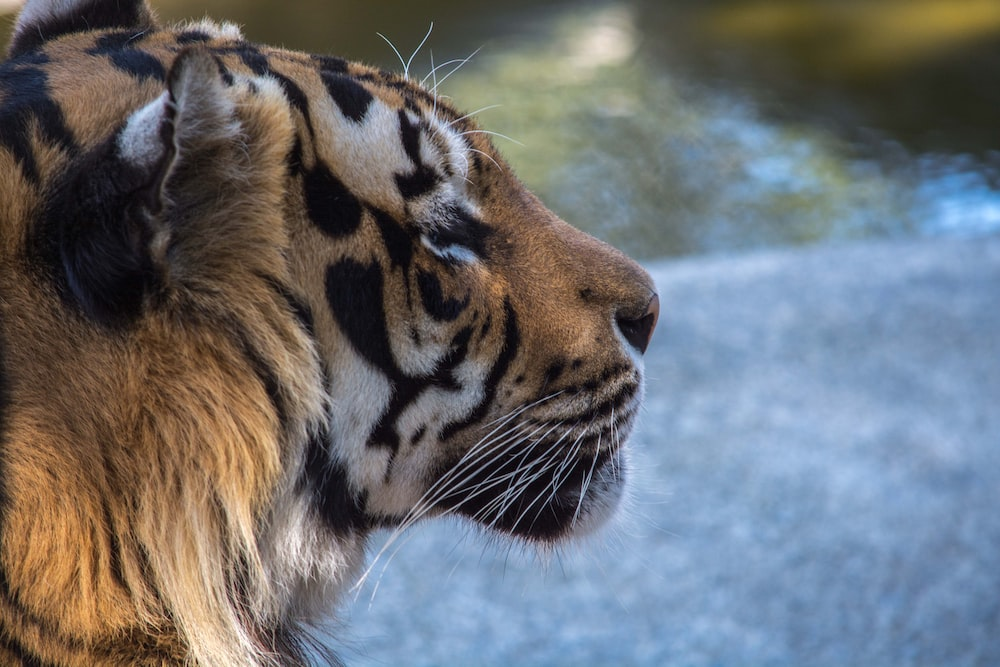
#> input picture data/tiger.jpeg, 1000 x 667 px
$ python img_combine.py
#> lines starting #> are read from the running program, lines starting #| are printed output that depends on the picture; long printed decimals are rounded
import cv2
import numpy as np
import matplotlib.pyplot as plt
from skimage.metrics import structural_similarity as ssim
from skimage.metrics import peak_signal_noise_ratio as psnr


          # [ A8 A7 A6 A5
          #   B5 B6 B7 B8 ]
class img_trans1:
    def __init__(self,rows=600,cols=1000):
        self.rows = rows
        self.cols = cols

        #   img  --> img_bit
    def bit_plane(self,img):
        return [(img & (1 << i)) for i in range(8)]

        #   img1_bit  --> img2_bit
    # [58 lines left out: functions inverte_bit, show_img_and_bit_img, combine_img, trans_picture, rgb_combine_img, rgb_trans_picture, not called in this run]


       # [A8 A7 A6 X
       #  X B6 B7 B8 ]
class img_trans2:
    def __init__(self,rows=600,cols=1000):
        self.rows = rows
        self.cols = cols

        #   img  --> img_bit
    def bit_plane(self,img):
        return [(img & (1 << i)) for i in range(8)]

        #   img1_bit  --> img2_bit
    def inverte_bit(self,img_bit):
        ans = []
        for i in range(7,4,-1):
            ans.append(img_bit[i]/(2**(i-(7-i))))
        ans.append(np.zeros([self.rows,self.cols]))
        ans.append(np.zeros([self.rows,self.cols]))
        for i in range(2,-1,-1):
            ans.append(img_bit[i]*(2**(1+(3-i)*2)))
        ans=np.array(ans).astype('uint8')
        return ans


    def show_img_and_bit_img(self,img ,bit_img):
        plt.subplot(3,3,1)
        plt.imshow(img,'gray')
        plt.title("Origin")
        for i in range(8,0,-1):
            plt.subplot(3,3,10-i)
            plt.imshow(bit_img[i-1],'gray')
            plt.title("Bit = %d"%(i))
        plt.show()


        # img1 + img2 --> img
    def combine_img(self,img1,img2):
        img1 = cv2.resize(img1, (self.cols,self.rows))
        img2 = cv2.resize(img2, (self.cols,self.rows))

        img1_bit = self.bit_plane(img1)
        img2_bit = self.bit_plane(img2)

        inverse_img2 = self.inverte_bit(img2_bit)


        ans = np.sum(img1_bit[5:8],0) + np.sum(inverse_img2[0:3],0)
        return ans.astype("uint8")

        # img1 --> img2
    def trans_picture(self,img):
        bit_img = self.bit_plane(img)
        inverte_img = self.inverte_bit(bit_img)
        return np.sum(inverte_img,0)


    def rgb_combine_img(self,img1,img2):
        r1,g1,b1 = cv2.split(img1)
        r2,g2,b2 = cv2.split(img2)

        r_ans = self.combine_img(r1,r2).astype('uint8')
        g_ans = self.combine_img(g1,g2).astype('uint8')
        b_ans = self.combine_img(b1,b2).astype('uint8')
        return cv2.merge([r_ans,g_ans,b_ans])

    def rgb_trans_picture(self,img):
        r, g, b = cv2.split(img)

        r = self.trans_picture(r).astype('uint8')
        g = self.trans_picture(g).astype('uint8')
        b = self.trans_picture(b).astype('uint8')
        return cv2.merge([r,g,b])


# A8 A7 A6 A5 A4 A3 [B8 B6 B4] [B7 B5 B3]

class img_trans3:
    def __init__(self,rows=600,cols=1000):
        self.rows = rows
        self.cols = cols
    def bit_plane(self,img):
        return np.array([(img & (1 << i)) for i in range(8)])

    # [112 lines left out: functions compress_3to1, decompress_1to3, show_img_and_bit_img, trans_picture, combine_img, rgb_combine_img and 1 more, not called in this run]


# start

if __name__=='__main__':
    rows = 600
    cols = 1000


    # method img_trans1 or img_trans2 or img_trans3
    X = img_trans2(rows,cols)

    # gray combine img
    tiger = cv2.imread('../data/tiger.jpeg', 0)
#> tiger: shape (667, 1000); min 0, max 255, mean 109.8
    flower = cv2.imread('../data/flower.jpg', 0)
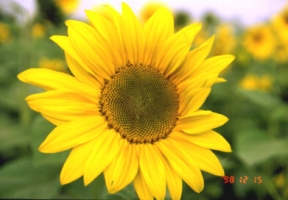
#> input picture data/flower.jpg, 288 x 200 px
#> flower: shape (200, 288); min 19, max 255, mean 151.4

    tiger_bit = X.bit_plane(tiger)
#> tiger_bit = 8 items
    flower_bit = X.bit_plane(flower)
#> flower_bit = 8 items


    tiger = cv2.resize(tiger,(cols,rows))
#> tiger: shape (600, 1000)
    flower = cv2.resize(flower,(cols,rows))
#> flower: shape (600, 1000)

    ans = X.combine_img(tiger,flower)
#> after the loop in inverte_bit, `for i in range(7,4,-1):`: ans = 3 items
#> after the loop in inverte_bit, `for i in range(2,-1,-1):`: ans = 8 items
#> in combine_img, `ans = np.sum(img1_bit[5:8],0) + np.sum(inverse_img2[0:3],0)`: ans: shape (600, 1000) uint64; 62 distinct labels, from 0 to 231
    ans2 = X.trans_picture(ans)
#> in trans_picture, `return np.sum(inverte_img,0)`:
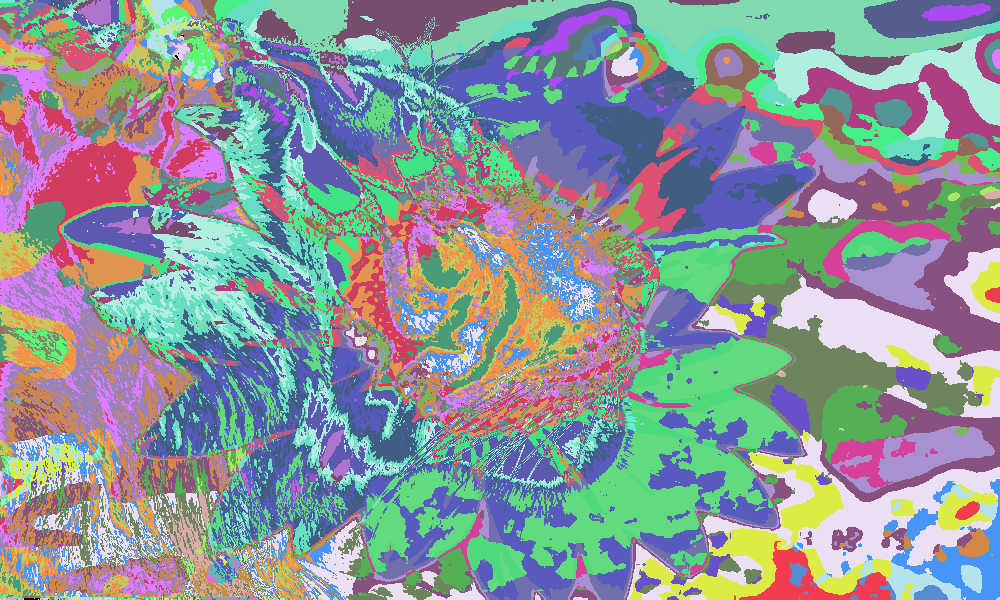
#> returned value: shape (600, 1000) uint64; 62 distinct labels, from 0 to 231; one colour per label, 0 black
    ans1 = X.trans_picture(ans2)

    plt.subplot(2,2,1)
    plt.imshow(tiger,'gray')
    plt.title("origin tiger")

    plt.subplot(2,2,2)
    plt.imshow(flower,'gray')
    plt.title("origin flower")

    plt.subplot(2,2,3)
    plt.imshow(ans1,'gray')
    plt.title("trans tiger")

    plt.subplot(2,2,4)
    plt.imshow(ans2,'gray')
    plt.title("trans flower")
    plt.show()

    # color combine image
    rgb_tiger = cv2.imread('../data/tiger.jpeg')
#> rgb_tiger is the input picture: shape (667, 1000, 3); mean B, G, R 113.7, 110, 107.9
    rgb_flower = cv2.imread('../data/flower.jpg')
#> rgb_flower is the input picture: shape (200, 288, 3); mean B, G, R 45.2, 159.6, 175.5

    rgb_tiger = cv2.cvtColor(rgb_tiger, cv2.COLOR_BGR2RGB)
    rgb_flower = cv2.cvtColor(rgb_flower, cv2.COLOR_BGR2RGB)

    rgb_tiger = cv2.resize(rgb_tiger,(cols,rows))
#> rgb_tiger: shape (600, 1000, 3)
    rgb_flower = cv2.resize(rgb_flower,(cols,rows))
#> rgb_flower: shape (600, 1000, 3)


    rgb_ans = X.rgb_combine_img(rgb_tiger,rgb_flower)
#> in rgb_combine_img, `r2,g2,b2 = cv2.split(img2)`:
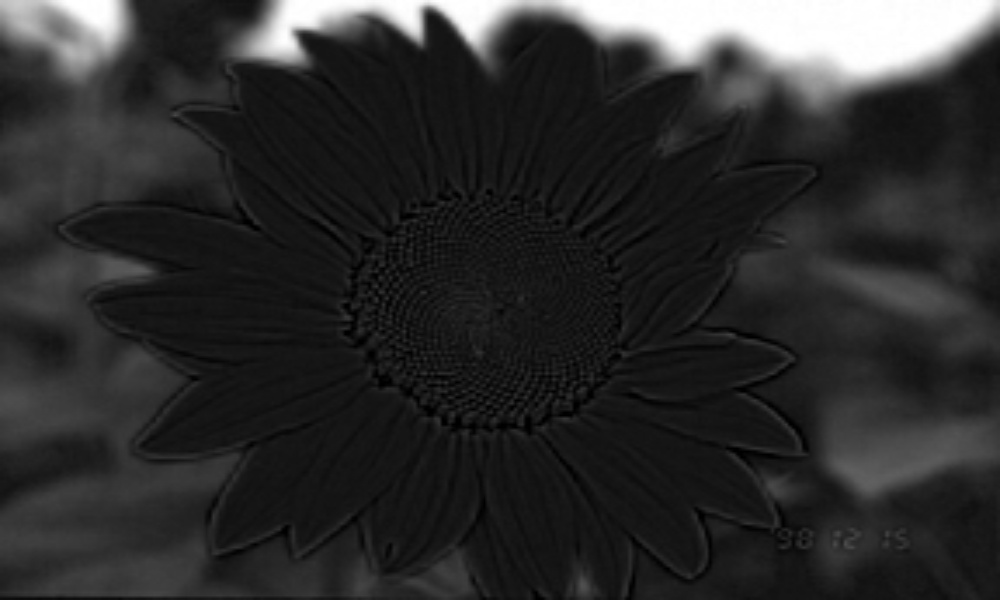
#> b2: shape (600, 1000); min 0, max 255, mean 45.1
#> in combine_img (call 2), `ans = np.sum(img1_bit[5:8],0) + np.sum(inverse_img2[0:3],0)`: ans: shape (600, 1000) uint64; 63 distinct labels, from 0 to 231
#> in combine_img (call 3), `ans = np.sum(img1_bit[5:8],0) + np.sum(inverse_img2[0:3],0)`: ans: shape (600, 1000) uint64; 62 distinct labels, from 0 to 231
#> in combine_img (call 4), `ans = np.sum(img1_bit[5:8],0) + np.sum(inverse_img2[0:3],0)`: ans: shape (600, 1000) uint64; 58 distinct labels, from 0 to 228


    rgb_ans2 = X.rgb_trans_picture(rgb_ans)
#> in trans_picture (call 3), `return np.sum(inverte_img,0)`: returned value: shape (600, 1000) uint64; 63 distinct labels, from 0 to 231
#> in rgb_trans_picture, `r = self.trans_picture(r).astype('uint8')`:
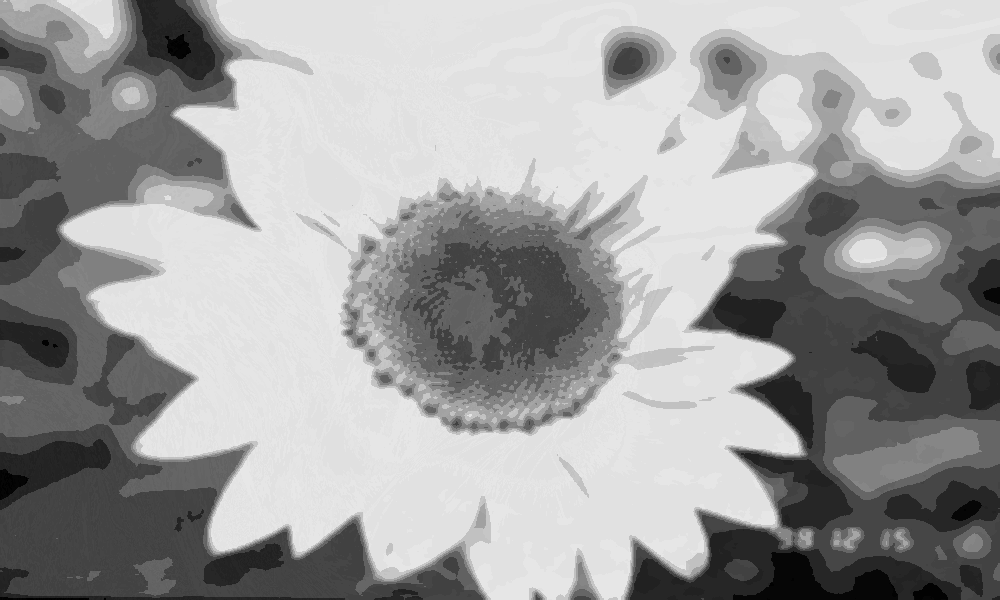
#> r: shape (600, 1000); min 0, max 231, mean 158
#> in trans_picture (call 4), `return np.sum(inverte_img,0)`: returned value: shape (600, 1000) uint64; 62 distinct labels, from 0 to 231
#> in rgb_trans_picture, `g = self.trans_picture(g).astype('uint8')`:
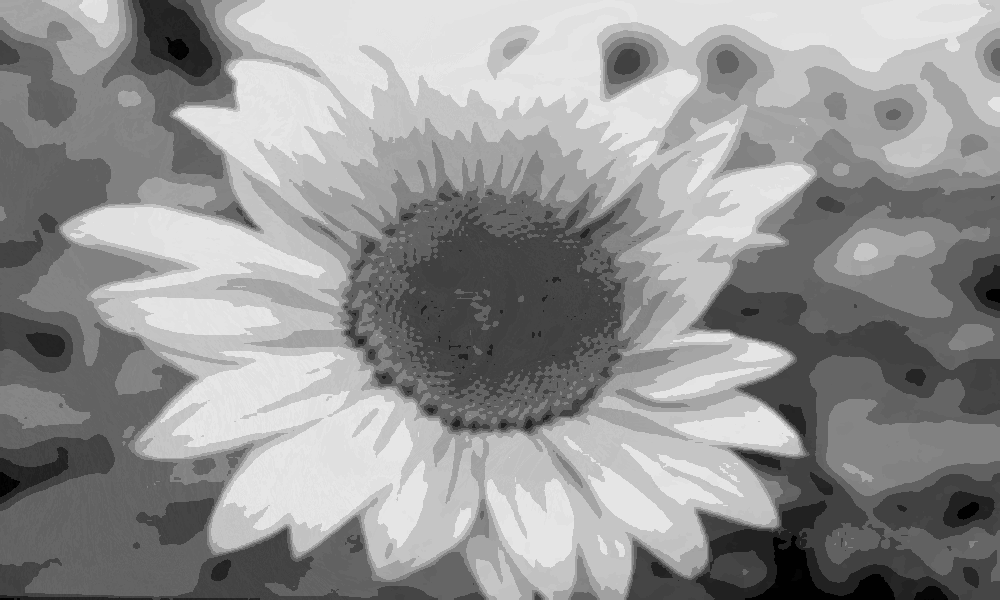
#> g: shape (600, 1000); min 0, max 231, mean 147
#> in trans_picture (call 5), `return np.sum(inverte_img,0)`: returned value: shape (600, 1000) uint64; 58 distinct labels, from 0 to 230
#> in rgb_trans_picture, `return cv2.merge([r,g,b])`:
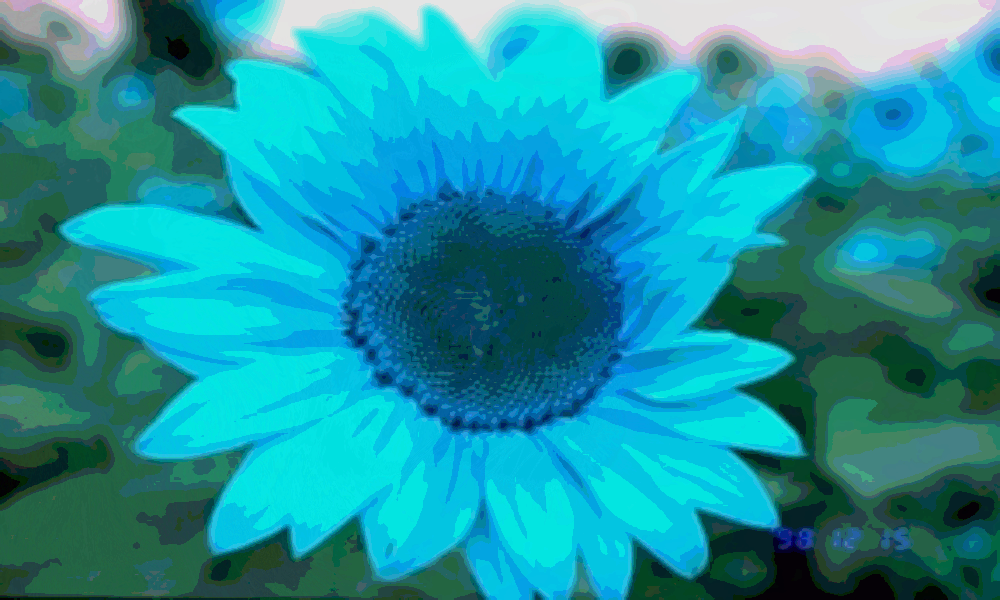
#> returned value: shape (600, 1000, 3); mean of channels 0, 1, 2 158, 147, 29.6; drawn as B, G, R
    rgb_ans1 = X.rgb_trans_picture(rgb_ans2)


    plt.subplot(2,2,1)
    plt.imshow(rgb_tiger)
    plt.title("origin tiger")

    plt.subplot(2,2,2)
    plt.imshow(rgb_flower)
    plt.title("origin flower")

    plt.subplot(2,2,3)
    plt.imshow(rgb_ans1)
    plt.title("trans tiger")

    plt.subplot(2,2,4)
    plt.imshow(rgb_ans2)
    plt.title("trans flower")
    plt.show()

    psnr_tiger = psnr(rgb_tiger, rgb_ans1, data_range = 255)
#> psnr_tiger = 24.51
    print('PSNR tiger=',psnr_tiger)
#| PSNR tiger= 24.513

    psnr_flower = psnr(rgb_flower, rgb_ans2, data_range = 255)
#> psnr_flower = 23.08
    print('PSNR flower=',psnr_flower)
#| PSNR flower= 23.075

    # show bit plane
    X.show_img_and_bit_img(ans1, X.bit_plane(ans1))
    X.show_img_and_bit_img(ans2, X.bit_plane(ans2))
#> in show_img_and_bit_img (call 2), `plt.show()`:
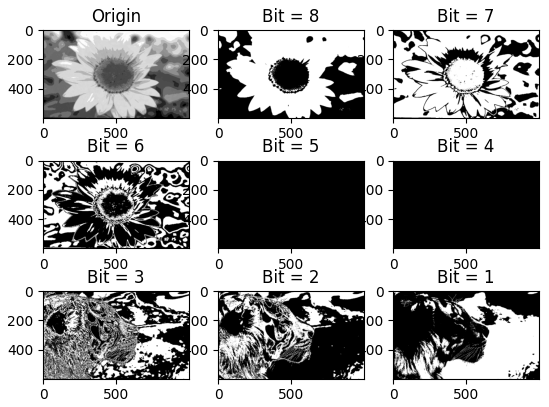
#> figure drawn by matplotlib, 9 panels
